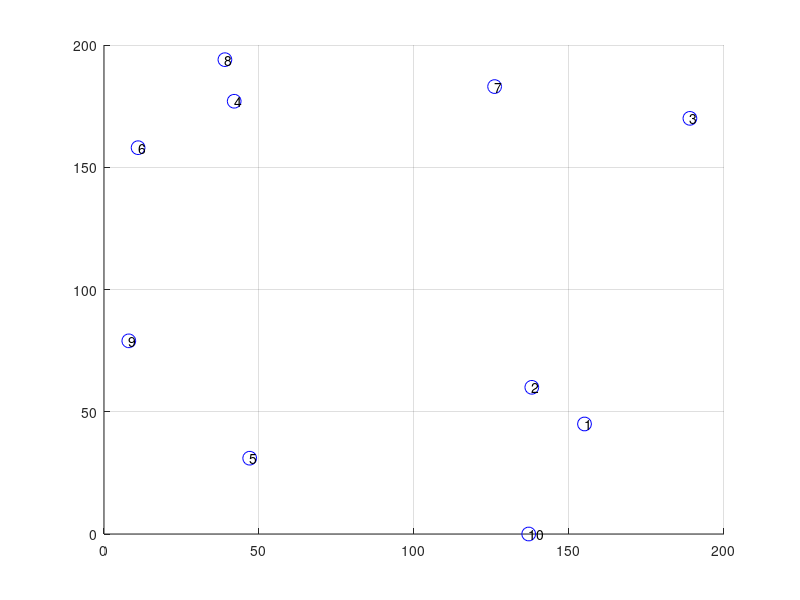

Here is the MATLAB script that generated this plot:
clear all

f_coordinates = fopen('coordinates.txt', 'wt');
f_topology    = fopen('topology.txt', 'wt');

X = 200;
Y = 200;

% Channel Model
ETA = 3.3;
PATH_LOSS = -58.5;
d0 = 8;
SIGMA = 0;
P_RX_TH = -95;

num_node = 10;
distance = 0;
rss = 0;

for i=1:num_node;
    node_coord(i, 1) = round(rand(1)*X);
    node_coord(i, 2) = round(rand(1)*Y);
    fprintf(f_coordinates, '%d\t%d\t%d\t%d\n', i, node_coord(i, 1), node_coord(i, 2));
end

for i=1:num_node;
    for j=1:num_node;
        if( i ~= j )
            distance(i, j) = sqrt( (node_coord(j,1)-node_coord(i,1))^2 + (node_coord(j,2)-node_coord(i,2))^2 );
            rss(i, j) = PATH_LOSS - 10*ETA*log10(distance(i,j)/d0) - SIGMA*randn(1);
            
            if ( rss(i, j) > P_RX_TH )
                fprintf(f_topology, '%d\t%d\t%.2f\n', i, j, rss(i,j));
            end
        end
    end
end

% graph
figure; hold on;

axis([0 X 0 Y])
grid on;

for i=1:num_node
    plot(node_coord(i,1), node_coord(i,2),'bo','markersize', 10);
        text(node_coord(i,1), node_coord(i,2), int2str(i));
end

hold off;

fclose('all');